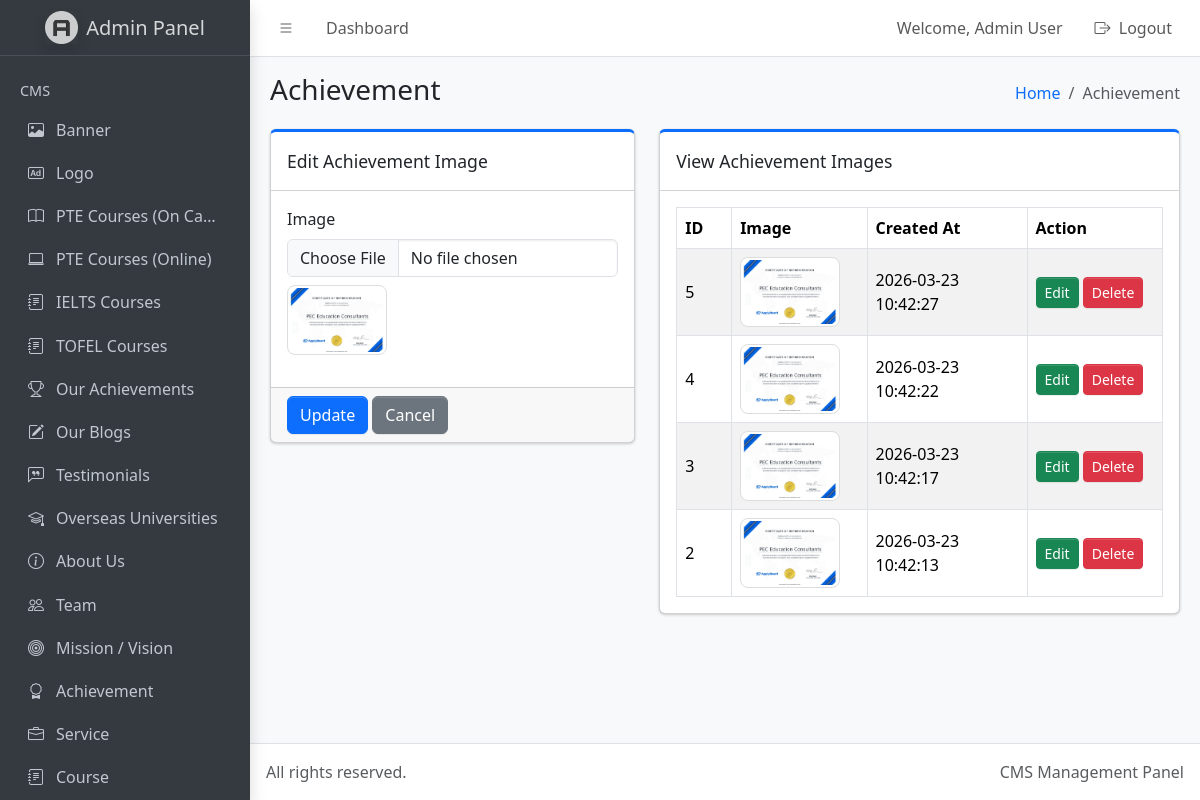
Page /admin/dist/achievement.php?edit_id=5 (signed in) on the committed database.
### tables this page shows
CREATE TABLE `achievement` (
  `id` int(11) NOT NULL,
  `image` varchar(255) NOT NULL,
  `created_at` timestamp NOT NULL DEFAULT current_timestamp()
);

### admin/dist/achievement.php (the view, shortened to what this page needs)
<?php
require_once '../../db.php';
$edit_mode = false;
$edit_data = [
    'id' => '',
    'image' => ''
];
if (isset($_GET['edit_id'])) {
    $edit_id = (int) $_GET['edit_id'];
    $edit_query = mysqli_query($conn, "SELECT * FROM achievement WHERE id = $edit_id LIMIT 1");
    if ($edit_query && mysqli_num_rows($edit_query) > 0) {
        $edit_data = mysqli_fetch_assoc($edit_query);
        $edit_mode = true;
    }
}
?>
<!doctype html>
<html lang="en">
  <head>
    <link
      rel="stylesheet"
      href="https://cdn.jsdelivr.net/npm/@fontsource/source-sans-3@5.0.12/index.css"
      media="print"
      onload="this.media='all'"
    />
    <link
      rel="stylesheet"
      href="https://cdn.jsdelivr.net/npm/overlayscrollbars@2.11.0/styles/overlayscrollbars.min.css"
    />
    <link
      rel="stylesheet"
      href="https://cdn.jsdelivr.net/npm/bootstrap-icons@1.13.1/font/bootstrap-icons.min.css"
    />
    <link rel="stylesheet" href="./css/adminlte.css" />
  </head>
  <body class="layout-fixed sidebar-expand-lg bg-body-tertiary">
    <div class="app-wrapper">
      <nav class="app-header navbar navbar-expand bg-body">
        <div class="container-fluid">
          <ul class="navbar-nav">
            <li class="nav-item">
              <a class="nav-link" data-lte-toggle="sidebar" href="#" role="button">
                <i class="bi bi-list"></i>
              </a>
            </li>
            <li class="nav-item d-none d-md-block">
              <a href="index.php" class="nav-link">Dashboard</a>
            </li>
          </ul>
          <ul class="navbar-nav ms-auto">
            <li class="nav-item d-none d-md-block">
              <span class="nav-link">
                Welcome,
                <?php echo isset($_SESSION['name']) ? htmlspecialchars($_SESSION['name']) : 'Admin'; ?>
              </span>
            </li>
            <li class="nav-item">
              <a href="logout.php" class="nav-link">
                <i class="bi bi-box-arrow-right me-1"></i> Logout
              </a>
            </li>
          </ul>
        </div>
      </nav>
      <aside class="app-sidebar bg-body-secondary shadow" data-bs-theme="dark">
        <div class="sidebar-brand">
          <a href="index.php" class="brand-link">
            <img
              src="./assets/img/AdminLTELogo.png"
              alt="Admin Logo"
              class="brand-image opacity-75 shadow"
            />
            <span class="brand-text fw-light">Admin Panel</span>
          </a>
        </div>
        <div class="sidebar-wrapper">
          <nav class="mt-2">
  <ul
    class="nav sidebar-menu flex-column"
    data-lte-toggle="treeview"
    role="navigation"
    aria-label="Main navigation"
    data-accordion="false"
    id="navigation"
  >
    <li class="nav-header">CMS</li>
    <li class="nav-item">
      <a href="index.php" class="nav-link">
        <i class="nav-icon bi bi-image"></i>
        <p>Banner</p>
      </a>
    </li>
    <li class="nav-item">
      <a href="logo.php" class="nav-link">
        <i class="nav-icon bi bi-badge-ad"></i>
        <p>Logo</p>
      </a>
    </li>
    <li class="nav-item">
      <a href="pte-courses-campus.php" class="nav-link">
        <i class="nav-icon bi bi-book"></i>
        <p>PTE Courses (On Campus)</p>
      </a>
    </li>
    <li class="nav-item">
      <a href="pte-courses-online.php" class="nav-link">
        <i class="nav-icon bi bi-laptop"></i>
        <p>PTE Courses (Online)</p>
      </a>
    </li>
    <li class="nav-item">
      <a href="ielts-courses.php" class="nav-link">
        <i class="nav-icon bi bi-journal-text"></i>
        <p>IELTS Courses</p>
      </a>
    </li>
    <li class="nav-item">
      <a href="tofel-courses.php" class="nav-link">
        <i class="nav-icon bi bi-journal-text"></i>
        <p>TOFEL Courses</p>
      </a>
    </li>
    <li class="nav-item">
      <a href="our-achievements.php" class="nav-link">
        <i class="nav-icon bi bi-trophy"></i>
        <p>Our Achievements</p>
      </a>
    </li>
    <li class="nav-item">
      <a href="blogs.php" class="nav-link">
        <i class="nav-icon bi bi-pencil-square"></i>
        <p>Our Blogs</p>
      </a>
    </li>
    <li class="nav-item">
      <a href="testimonials.php" class="nav-link">
        <i class="nav-icon bi bi-chat-left-quote"></i>
        <p>Testimonials</p>
      </a>
    </li>
    <li class="nav-item">
      <a href="overseas-universities.php" class="nav-link">
        <i class="nav-icon bi bi-mortarboard"></i>
        <p>Overseas Universities</p>
      </a>
    </li>
    <li class="nav-item">
      <a href="about-us.php" class="nav-link">
        <i class="nav-icon bi bi-info-circle"></i>
        <p>About Us</p>
      </a>
    </li>
    <li class="nav-item">
      <a href="team.php" class="nav-link">
        <i class="nav-icon bi bi-people"></i>
        <p>Team</p>
      </a>
    </li>
    <li class="nav-item">
      <a href="mission-vision.php" class="nav-link">
        <i class="nav-icon bi bi-bullseye"></i>
        <p>Mission / Vision</p>
      </a>
    </li>
    <li class="nav-item">
      <a href="achievement.php" class="nav-link">
        <i class="nav-icon bi bi-award"></i>
        <p>Achievement</p>
      </a>
    </li>
    <li class="nav-item">
      <a href="services.php" class="nav-link">
        <i class="nav-icon bi bi-briefcase"></i>
        <p>
          Service
        </p>
      </a>
    </li>
    <li class="nav-item">
      <a href="courses.php" class="nav-link">
        <i class="nav-icon bi bi-journal-text"></i>
        <p>
          Course
        </p>
      </a>
    </li>
  </ul>
</nav>
        </div>
      </aside>
      <main class="app-main">
        <div class="app-content-header">
          <div class="container-fluid">
            <div class="row">
              <div class="col-sm-6">
                <h3 class="mb-0">Achievement</h3>
              </div>
              <div class="col-sm-6">
                <ol class="breadcrumb float-sm-end">
                  <li class="breadcrumb-item"><a href="index.php">Home</a></li>
                  <li class="breadcrumb-item active" aria-current="page">Achievement</li>
                </ol>
              </div>
            </div>
          </div>
        </div>
        <div class="app-content">
          <div class="container-fluid">
            <div class="row">
              <div class="col-md-5">
                <div class="card card-primary card-outline mb-4">
                  <div class="card-header">
                    <div class="card-title">
                      <?php echo $edit_mode ? 'Edit Achievement Image' : 'Add Achievement Image'; ?>
                    </div>
                  </div>
                  <form action="" method="post" enctype="multipart/form-data">
                    <div class="card-body">
                      <div class="mb-3">
                        <label class="form-label">Image</label>
                        <input
                          type="file"
                          name="image"
                          class="form-control"
                          accept=".jpg,.jpeg,.png,.webp"
                        >
                        <?php if ($edit_mode && !empty($edit_data['image'])) { ?>
                          <div class="mt-2">
                            <img
                              src="<?php echo htmlspecialchars($edit_data['image']); ?>"
                              alt="Current Achievement Image"
                              class="achievement-image-preview"
                            >
                          </div>
                        <?php } ?>
                      </div>
                    </div>
                    <div class="card-footer">
                      <button type="submit" name="submit_achievement" class="btn btn-primary">
                        <?php echo $edit_mode ? 'Update' : 'Submit'; ?>
                      </button>
                      <?php if ($edit_mode) { ?>
                        <a href="achievement.php" class="btn btn-secondary">Cancel</a>
                      <?php } ?>
                    </div>
                  </form>
                </div>
              </div>
              <div class="col-md-7">
                <div class="card card-primary card-outline mb-4">
                  <div class="card-header">
                    <div class="card-title">View Achievement Images</div>
                  </div>
                  <div class="card-body table-responsive">
                    <table class="table table-bordered table-striped align-middle">
                      <thead>
                        <tr>
                          <th style="width: 60px;">ID</th>
                          <th style="width: 140px;">Image</th>
                          <th style="width: 180px;">Created At</th>
                          <th style="width: 150px;">Action</th>
                        </tr>
                      </thead>
                      <tbody>
                        <?php
                        $achievement_query = mysqli_query($conn, "SELECT * FROM achievement ORDER BY id DESC");
                        if ($achievement_query && mysqli_num_rows($achievement_query) > 0) {
                            while ($row = mysqli_fetch_assoc($achievement_query)) {
                        ?>
                          <tr>
                            <td><?php echo $row['id']; ?></td>
                            <td>
                              <img
                                src="<?php echo htmlspecialchars($row['image']); ?>"
                                alt="Achievement Image"
                                class="achievement-image-preview"
                              >
                            </td>
                            <td><?php echo $row['created_at']; ?></td>
                            <td>
                              <a
                                href="achievement.php?edit_id=<?php echo $row['id']; ?>"
                                class="btn btn-success btn-sm"
                              >
                                Edit
                              </a>
                              <a
                                href="achievement.php?delete_id=<?php echo $row['id']; ?>"
                                class="btn btn-danger btn-sm"
                                onclick="return confirm('Are you sure you want to delete this image?')"
                              >
                                Delete
                              </a>
                            </td>
                          </tr>
                        <?php
                            }
                        } else {
                        ?>
                          <tr>
                            <td colspan="4" class="text-center">No achievement image found.</td>
                          </tr>
                        <?php } ?>
                      </tbody>
                    </table>
                  </div>
                </div>
              </div>
            </div>
          </div>
        </div>
      </main>
      <footer class="app-footer">
        <div class="float-end d-none d-sm-inline">CMS Management Panel</div>
        All rights reserved.
      </footer>
    </div>
  </body>
</html>

### admin/dist/achievement.php (style rules this page uses)
.achievement-image-preview { width: 100px; height: 70px; object-fit: cover; border-radius: 8px; border: 1px solid #ddd; background: #fff; padding: 2px; }

### rows in the picture
achievement: image (picture), id "5", created_at "2026-03-23 10:42:27"
achievement: id "4", image (picture), created_at "2026-03-23 10:42:22"
achievement: id "3", image (picture), created_at "2026-03-23 10:42:17"
achievement: id "2", image (picture), created_at "2026-03-23 10:42:13"

### other values in the picture
$_SESSION['name'] "Admin User"
